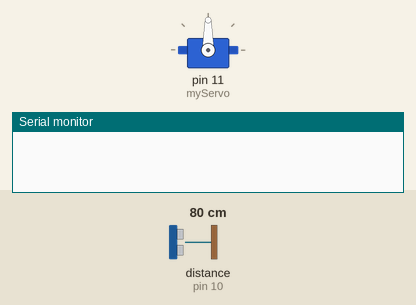
Simulated run of this sketch. Board: Arduino Uno, built with avr-gcc and run on an emulated ATmega328P. Shown: servo, the last lines printed to the serial monitor. Wiring (inferred from the names in the program): ultrasonic range finder: trigger pin 9; echo pin 10. The test bench sets the inputs (shaded band); at power-on: distance to the obstacle (sensor on pin 10) 80 cm. The echo pulse lasts 58.3 µs per cm.

Above: at 0.1 s.
4.3 s: distance to the obstacle (sensor on pin 10) set to 2 cm
At 5.58 s:
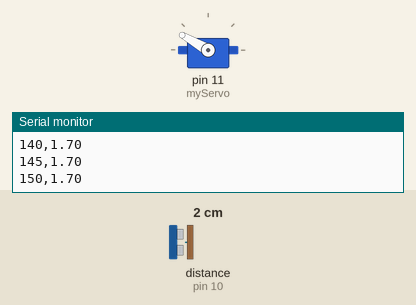
7.3 s: distance to the obstacle (sensor on pin 10) set to 250 cm
At 8.23 s:
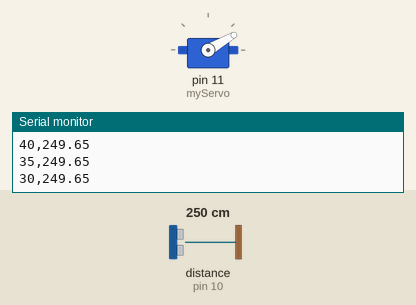
10.3 s: distance to the obstacle (sensor on pin 10) set to 4 cm
At 10.47 s:
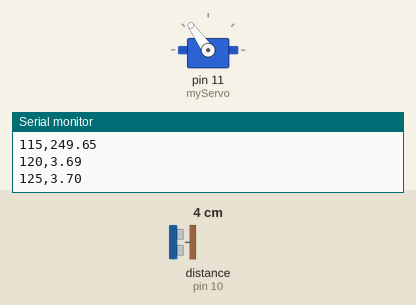
Timing chart, 0 to 19.3 s (numbered marks = the images above; inputs shaded):
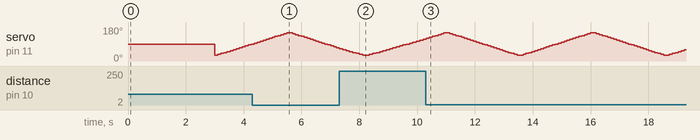

The sketch:

servo.ino
```cpp
#include <Servo.h>

Servo myServo;

#define trigPin 9
#define echoPin 10

int angle = 0;
float distance = 0, duration = 0;

void setup() {
  // put your setup code here, to run once:
  myServo.attach(11);
  pinMode(trigPin, OUTPUT);
  pinMode(echoPin, INPUT);
  Serial.begin(9600);
  myServo.write(90);
  delay(3000);
}

void loop() {
  // put your main code here, to run repeatedly:
  for (int i = 30; i <= 150; i += 5) {    myServo.write(i);
    angle = i;
    digitalWrite(trigPin, LOW);
    delayMicroseconds(2);

    digitalWrite(trigPin, HIGH);
    delayMicroseconds(10);
    digitalWrite(trigPin, LOW);

    duration = pulseIn(echoPin, HIGH);            // Measure the pulse duration
    distance = (duration * 0.0343) / 2.0;          // Convert time to distance in cm
    Serial.print(angle);
    Serial.print(",");
    Serial.println(distance);
    delay(100);
  }
  for (int i = 150; i >= 30; i -= 5) {
    myServo.write(i);
    angle = i;
    digitalWrite(trigPin, LOW);
    delayMicroseconds(2);

    digitalWrite(trigPin, HIGH);
    delayMicroseconds(10);
    digitalWrite(trigPin, LOW);

    duration = pulseIn(echoPin, HIGH);            // Measure the pulse duration
    distance = (duration * 0.0343) / 2.0;          // Convert time to distance in cm
    Serial.print(angle);
    Serial.print(",");
    Serial.println(distance);
    delay(100);
  }
}
```
